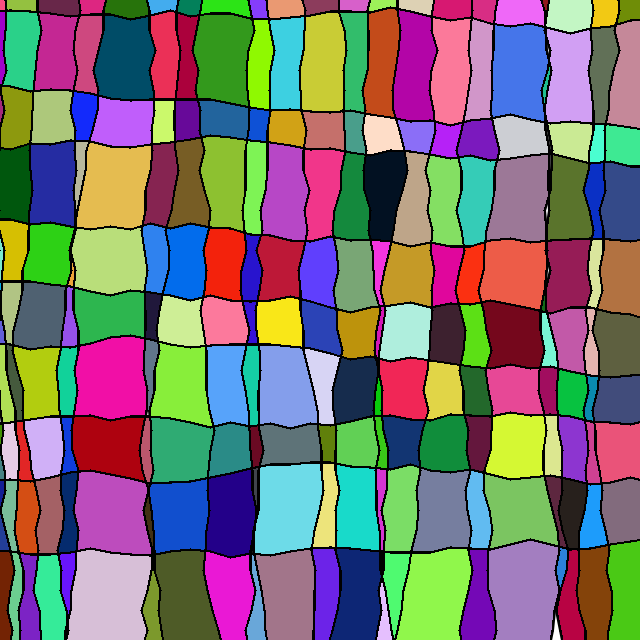
Frame 1 (no input)
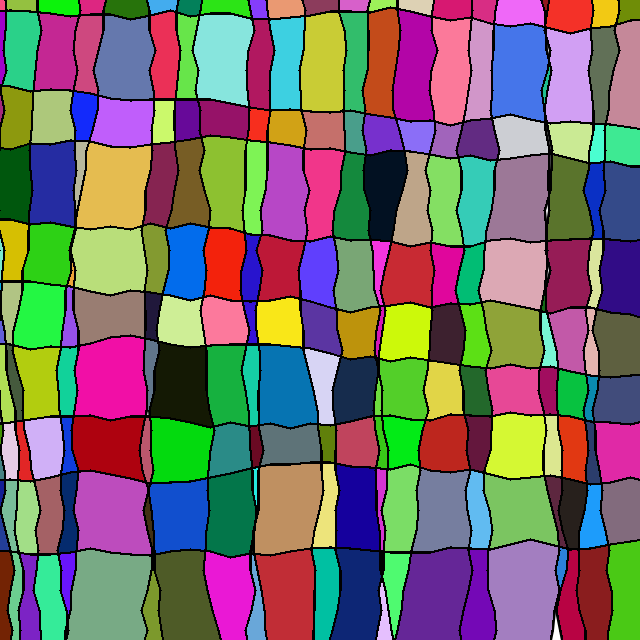
Frame 60 (the mouse pressed at the canvas centre just before this capture)
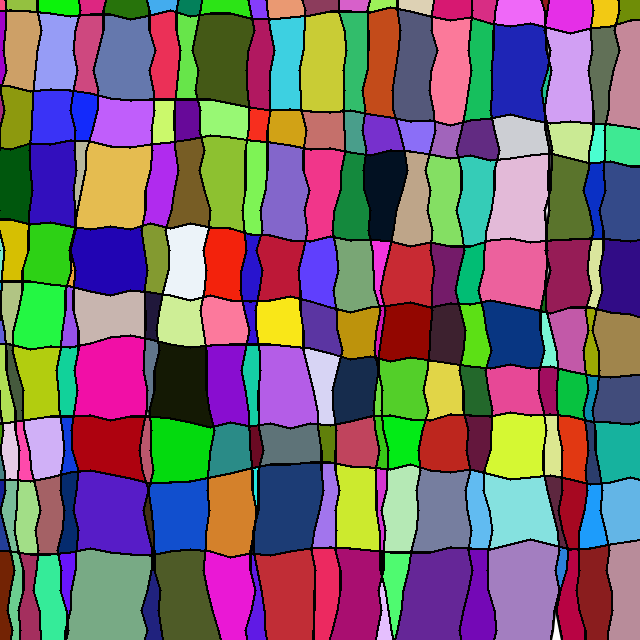
Frame 120 (the mouse held since frame 60 and released just before this capture)

The Processing sketch that drew these frames (run headless with seeded random() and noise(); from frame 60 on, the mouse is pressed at the canvas centre):

// Processing sketch: processing_84260
// ── processing_84260.pde

thing []thingsArray;
int nbeVThings;
int nbeHThings;
float ecartX,ecartY;
PImage myImage;
// Toxi's flood fill code, updated to modern Java and Processing and to my taste... :-P
// Also generalized to work on any PImage
// http://processing.org/discourse/yabb2/YaBB.pl?num=1138719727
FloodFill myFloodFill ;
// 

void setup(){
  size(640,640);  
  smooth();
  frameRate(100);
  strokeWeight(3);
  
  createGrid();
  
}

void createGrid(){
  background(255);
  nbeVThings=3+int(random(30));
  nbeHThings=3+int(random(30));
  ecartX=float(width+100)/(nbeVThings+1);
  ecartY=float(height+100)/(nbeHThings+1);
  myImage=createImage(width,height,RGB);
  myImage.loadPixels();
  thingsArray=new thing[nbeVThings+nbeHThings];
  for(int i=0;i<nbeVThings;i++){
    thingsArray[i]=new thing(-50+ecartX*(i),-50f,true);
    thingsArray[i].display();
  }
  for(int i=0;i<nbeHThings;i++){
    thingsArray[i+nbeVThings]=new thing(-50f,-50+ecartY*i,false);
    thingsArray[i+nbeVThings].display();
  }
  loadPixels();
  myImage.pixels=pixels;
  myFloodFill = new FloodFill();
  for(int i=0;i<width;i+=ecartX/4){
    for(int j=0;j<height;j+=ecartY/4){
    //if((-50+thingsArray[i].x1+ecartX/2>0) && (-50+thingsArray[i].x1+ecartX/2<width) && (-50+thingsArray[i].y1+ecartY/2>0) && (-50+thingsArray[i].y1+ecartY/2<height)){
    myFloodFill.DoFill(i,j, color(int(random(255)), int(random(255)),int(random(255))));    
}
  updatePixels();  
  }
}
void draw () {
  //
  // background (117);
  //
    myFloodFill.DoFill(int(random(width)),int(random(height)), color(int(random(255)), int(random(255)),int(random(255)),10));
    updatePixels();
}
void mousePressed(){
  myFloodFill.DoFill(mouseX,mouseY, color(int(random(255)), int(random(255)),int(random(255)),10));
    updatePixels();
  //createGrid();
}
void keyPressed(){
  createGrid();
}
// =====================================================================
// I create a class to share variables between the functions...
public class FloodFill
{
  protected int iw; // Image width
  protected int ih; // Image height
  protected color[] imagePixels;
  protected color backColor; // Color found at given position
  protected color fillColor; // Color to apply
  // Stack is almost deprecated and slow (synchronized).
  // I would use Deque but that's Java 1.6, excluding current (mid-2009) Macs...
  protected ArrayList stack = new ArrayList();
  //
  public FloodFill()
  {
    iw = width;
    ih = height;
    imagePixels = pixels; // Assume loadPixels have been done before
  }
  //
  public FloodFill(PImage imageToProcess)
  {
    iw = imageToProcess.width;
    ih = imageToProcess.height;
    imagePixels = imageToProcess.pixels; // Assume loadPixels have been done before if sketch image
  }
  //
  public void DoFill(int startX, int startY, color fc)
  {
    // start filling 
    fillColor = fc;
    backColor = imagePixels[startX + startY * iw];
    // don't run if fill color is the same as background one
    if (fillColor == backColor)
      return;
    stack.add(new PVector(startX, startY));
    while (stack.size () > 0)
    {
      PVector p = (PVector) stack.remove(stack.size() - 1);
      // Go left
      FillScanLine((int) p.x, (int) p.y, -1);
      // Go right
      FillScanLine((int) p.x , (int) p.y, 1);
    }
  }
  //
  protected void FillScanLine(int x, int y, int dir)
  {
    // compute current index in pixel buffer array
    int idx = x + y * iw;
    boolean inColorRunAbove = false;
    boolean inColorRunBelow = false;
    // fill until boundary in current scanline...
    // checking neighbouring pixel rows
    while (x >= 0 && x < iw && brightness(imagePixels[idx])>5)
    {
      imagePixels[idx] = fillColor;
      if (y > 0) // Not on top line
      {
         //if (imagePixels[idx - iw] ==backColor)
       if (brightness(imagePixels[idx - iw]) >5&&imagePixels[idx - iw]!=fillColor)        
        {
          if (!inColorRunAbove)
          {
            // The above pixel needs to be flooded too, we memorize the fact.
            // Only once per run of pixels of back color (hence the inColorRunAbove test)
            stack.add(new PVector(x, y-1));
            inColorRunAbove = true;
          }
        }
        else // End of color run (or none)
        {
          inColorRunAbove = false;
        }
      }
      if (y < ih - 1) // Not on bottom line
      {
        //if (imagePixels[idx + iw] == backColor)
         if (brightness(imagePixels[idx + iw]) >5&&imagePixels[idx + iw]!=fillColor)
        {
          if (!inColorRunBelow)
          {
            // Idem with pixel below, remember to process there
            stack.add(new PVector(x, y + 1));
            inColorRunBelow = true;
          }
        }
        else // End of color run (or none)
        {
          inColorRunBelow = false;
        }
      }
      // Continue in given direction
      x += dir;
      idx += dir;
    } //
  } // func
} // class
// ----------------------------------------------------------

class thing{
  float x,y,x1,y1;
  float step=20;
  float deriv=6;
  boolean isVertical;
  thing(float X,float Y,Boolean IsVertical){
    x=X;
    y=Y;
    isVertical=IsVertical;
  }
  void display(){
    if(!isVertical){
   for(int i=0;i<(width+100)/step;i++){
      x1=step+x;
      float r=random(deriv);
      y1=y+deriv-2*r;
      //strokeWeight(r);
      line(x,y,x1,y1);
      x=x1;
      y=y1;
   }
    }
    else{
      for(int i=0;i<(height+100)/step;i++){
        float r=random(deriv);
      x1=x+deriv-2*r;
      y1=step+y;
      //strokeWeight(r);
      line(x,y,x1,y1);
      x=x1;
      y=y1;
   }
    }
  }
}
